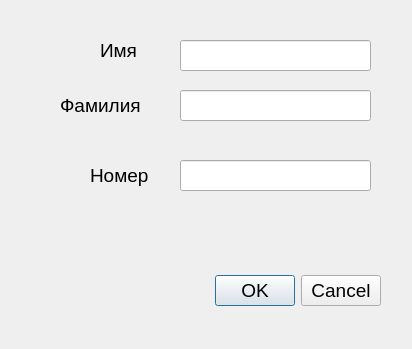
<?xml version="1.0" encoding="UTF-8"?>
<ui version="4.0">
 <class>Dialog</class>
 <widget class="QDialog" name="Dialog">
  <property name="geometry">
   <rect>
    <x>0</x>
    <y>0</y>
    <width>412</width>
    <height>349</height>
   </rect>
  </property>
  <property name="font">
   <font>
    <pointsize>14</pointsize>
   </font>
  </property>
  <property name="windowTitle">
   <string>Dialog</string>
  </property>
  <widget class="QDialogButtonBox" name="buttonBox">
   <property name="geometry">
    <rect>
     <x>80</x>
     <y>270</y>
     <width>301</width>
     <height>41</height>
    </rect>
   </property>
   <property name="orientation">
    <enum>Qt::Horizontal</enum>
   </property>
   <property name="standardButtons">
    <set>QDialogButtonBox::Cancel|QDialogButtonBox::Ok</set>
   </property>
  </widget>
  <widget class="QLabel" name="label">
   <property name="geometry">
    <rect>
     <x>100</x>
     <y>40</y>
     <width>47</width>
     <height>21</height>
    </rect>
   </property>
   <property name="text">
    <string>Имя</string>
   </property>
  </widget>
  <widget class="QLabel" name="label_2">
   <property name="geometry">
    <rect>
     <x>60</x>
     <y>90</y>
     <width>101</width>
     <height>31</height>
    </rect>
   </property>
   <property name="text">
    <string>Фамилия</string>
   </property>
  </widget>
  <widget class="QLineEdit" name="lineEditName">
   <property name="geometry">
    <rect>
     <x>180</x>
     <y>40</y>
     <width>191</width>
     <height>31</height>
    </rect>
   </property>
  </widget>
  <widget class="QLineEdit" name="lineEditSurname">
   <property name="geometry">
    <rect>
     <x>180</x>
     <y>90</y>
     <width>191</width>
     <height>31</height>
    </rect>
   </property>
  </widget>
  <widget class="QLineEdit" name="lineEditNumber">
   <property name="geometry">
    <rect>
     <x>180</x>
     <y>160</y>
     <width>191</width>
     <height>31</height>
    </rect>
   </property>
  </widget>
  <widget class="QLabel" name="label_3">
   <property name="geometry">
    <rect>
     <x>90</x>
     <y>160</y>
     <width>101</width>
     <height>31</height>
    </rect>
   </property>
   <property name="text">
    <string>Номер</string>
   </property>
  </widget>
 </widget>
 <resources/>
 <connections>
  <connection>
   <sender>buttonBox</sender>
   <signal>accepted()</signal>
   <receiver>Dialog</receiver>
   <slot>accept()</slot>
   <hints>
    <hint type="sourcelabel">
     <x>248</x>
     <y>254</y>
    </hint>
    <hint type="destinationlabel">
     <x>157</x>
     <y>274</y>
    </hint>
   </hints>
  </connection>
  <connection>
   <sender>buttonBox</sender>
   <signal>rejected()</signal>
   <receiver>Dialog</receiver>
   <slot>reject()</slot>
   <hints>
    <hint type="sourcelabel">
     <x>316</x>
     <y>260</y>
    </hint>
    <hint type="destinationlabel">
     <x>286</x>
     <y>274</y>
    </hint>
   </hints>
  </connection>
 </connections>
</ui>
